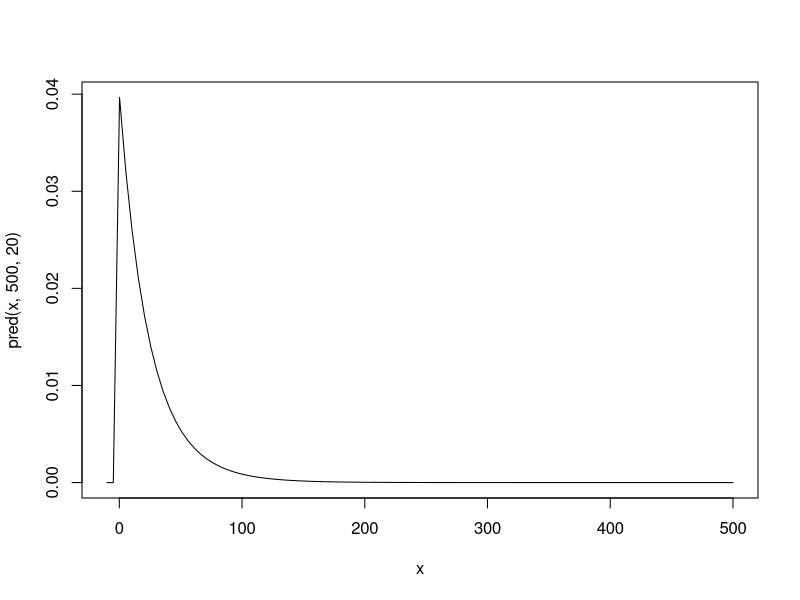
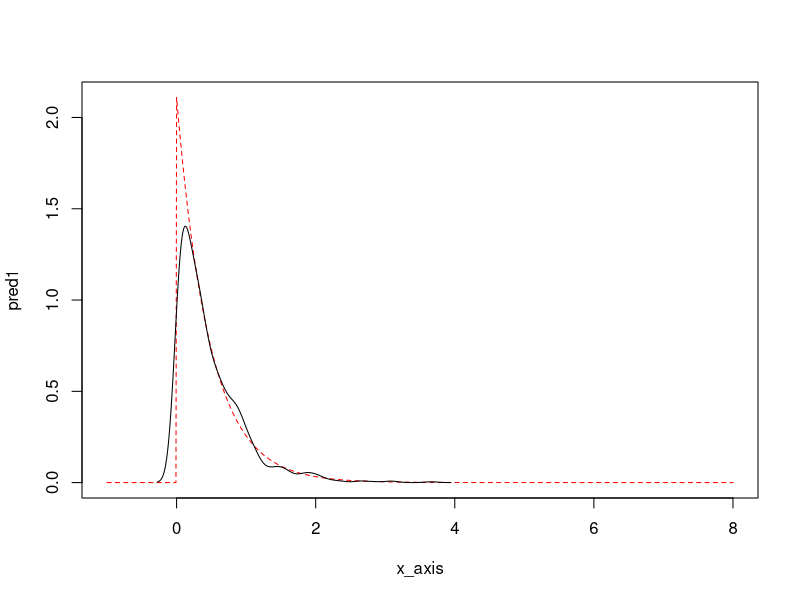
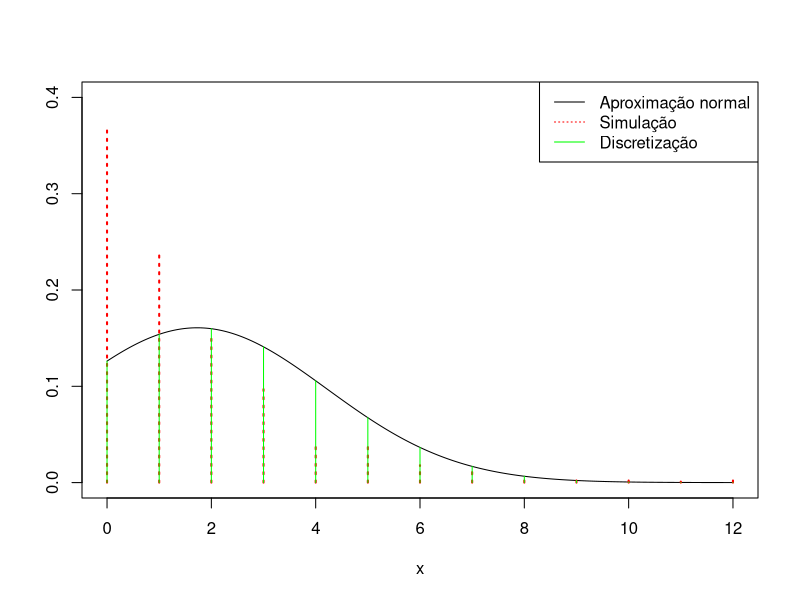

The R source for these figures, in order:
# Função preditiva

pred <- function(x_p, sx, n){
  den <- x_p + sx
  (x_p >= 0)*((sx/den)^n * (n/den))
}

curve(pred(x, 500, 20), xlim = c(-10, 500))

# Amostra da f(x|theta)

n <- 100
x <- rexp(n, rate = 2)
sx <- sum(x)

integrate(function(x) pred(x, sx, n), 0, Inf)

# Esperança x

esp <- function(x_p){
  n*(sum(x)/(x_p + sum(x)))^n*1/(x_p + sum(x)) * x_p
}

integrate(esp, 0, Inf)

# Esperança x^2

esp2 <- function(x_p){
  n*(sum(x)/(x_p^2 + sum(x)))^n*1/(x_p^2 + sum(x)) * x_p^2
}

# Variância

integrate(esp, 0, Inf)$value - integrate(esp, 0, Inf)$value^2

# Estimando moda e quantis da preditiva

posteriori <- rgamma(1000, shape = n, scale = 1/sx)
yp <- rexp(1000, posteriori)

quant <- quantile(yp) # Quantis

dens <- density(yp)

moda <- dens$x[which(dens$y == max(dens$y))] # Moda

# Solução analítica vs simulação

x_axis <- seq(-1, 8, len = 1000)
pred1 <- pred(x_axis, sx, n)
plot(x_axis, pred1, col = "red", lty = 2, type = "l")
lines(density(yp))


###

mu <- 0
vari <- 1

post <- function(x, mu, vari, n, sx){
  exp(-n*x-(log(x)-mu)^2/(2*vari))*x^(sx-1)
}

theta <- rlnorm(1000, mu, vari)

pred_pois <- rpois(1000, theta)

x <- seq(from = 0, to = 12, l = 1000)

plot(dnorm(x, mean = mean(pred_pois), sd = sd(pred_pois)) ~ x, t = "l", ylim = c(0, .4),
     ylab = "")

lines(prop.table(table(pred_pois)), type = "h", col = "red", lty = 3)

lines(dnorm(c(0:12), mean = mean(pred_pois), sd = sd(pred_pois)) ~ c(0:12), type = "h", col = "green")

legend("topright", col = c("black", "red", "green"), lty = c(1, 3, 1), 
       legend = c("Aproximação normal", "Simulação", "Discretização"))
